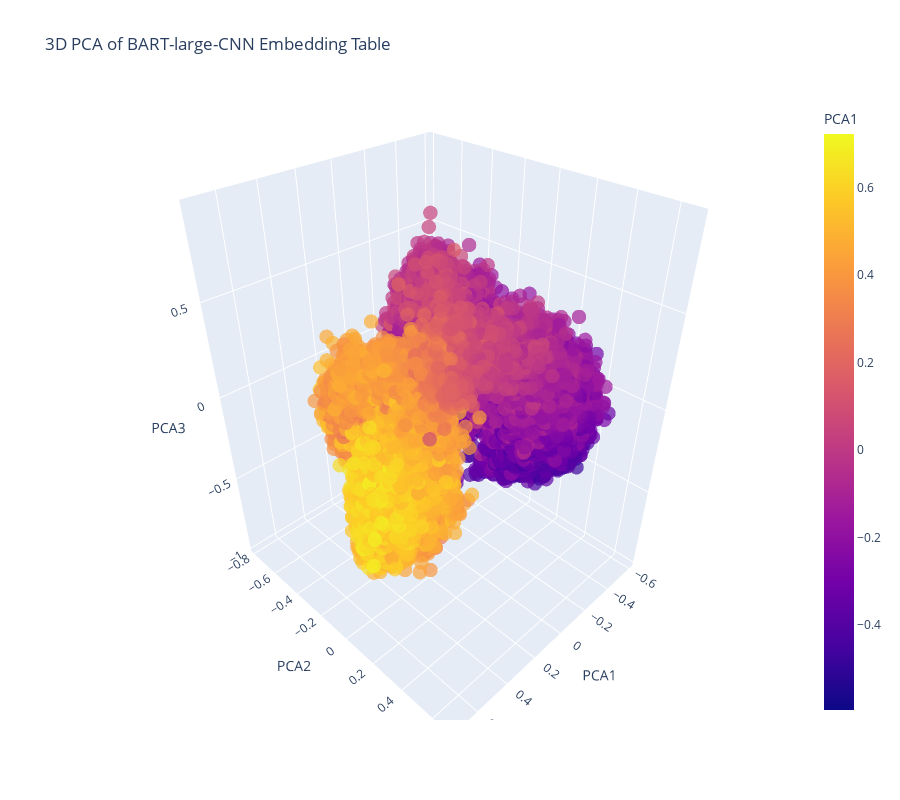

Notebook source saved alongside this figure:
### Markdown cell above
## PCA on the embeddings layer

### Code cell
from sklearn.decomposition import PCA
import plotly.express as px

# Get the embedding layer
embedding_layer = model.get_input_embeddings().weight.detach().cpu().numpy()

# Apply PCA (reduce to 3 dimensions)
pca = PCA(n_components=3)
reduced_embeddings = pca.fit_transform(embedding_layer)

# Create a DataFrame for easy plotting with token indices
embedding_df = pd.DataFrame({
    "PCA1": reduced_embeddings[:, 0],
    "PCA2": reduced_embeddings[:, 1],
    "PCA3": reduced_embeddings[:, 2],
    "Token Index": list(tokenizer.get_vocab().values())[:-1]  # Associate each point with a token index execpte the <MASK> token 
})

# Create an interactive 3D scatter plot using Plotly
fig = px.scatter_3d(
    embedding_df,
    x="PCA1", y="PCA2", z="PCA3",
    color="PCA1",  # Optional: color based on one component
    hover_data={"Token Index": True},  # Show token index on hover
    title="3D PCA of BART-large-CNN Embedding Table",
    opacity=0.7,
    height=800
)

# Show the plot with zooming enabled
fig.update_traces(marker=dict(size=5))  # Adjust marker size for better visibility
fig.show()

### Figure 1 — Plotly figure (JSON) as saved in the notebook; plotly's stock layout.template omitted (floating-point values rounded to 4 significant figures; data arrays with more than 128 entries replaced by an {"elided": "..."} marker saying what was removed)
{"data": [{"customdata": {"elided": "50264x1 int values"}, "hovertemplate": "PCA1=%{marker.color}<br>PCA2=%{y}<br>PCA3=%{z}<br>Token Index=%{customdata[0]}<extra></extra>", "legendgroup": "", "marker": {"color": {"elided": "50264 float values"}, "coloraxis": "coloraxis", "opacity": 0.7, "size": 5, "symbol": "circle"}, "mode": "markers", "name": "", "scene": "scene", "showlegend": false, "type": "scatter3d", "x": {"elided": "50264 float values"}, "y": {"elided": "50264 float values"}, "z": {"elided": "50264 float values"}}], "layout": {"coloraxis": {"colorbar": {"title": {"text": "PCA1"}}, "colorscale": [[0, "#0d0887"], [0.1111, "#46039f"], [0.2222, "#7201a8"], [0.3333, "#9c179e"], [0.4444, "#bd3786"], [0.5556, "#d8576b"], [0.6667, "#ed7953"], [0.7778, "#fb9f3a"], [0.8889, "#fdca26"], [1, "#f0f921"]]}, "height": 800, "legend": {"tracegroupgap": 0}, "scene": {"domain": {"x": [0, 1], "y": [0, 1]}, "xaxis": {"title": {"text": "PCA1"}}, "yaxis": {"title": {"text": "PCA2"}}, "zaxis": {"title": {"text": "PCA3"}}}, "title": {"text": "3D PCA of BART-large-CNN Embedding Table"}}}
